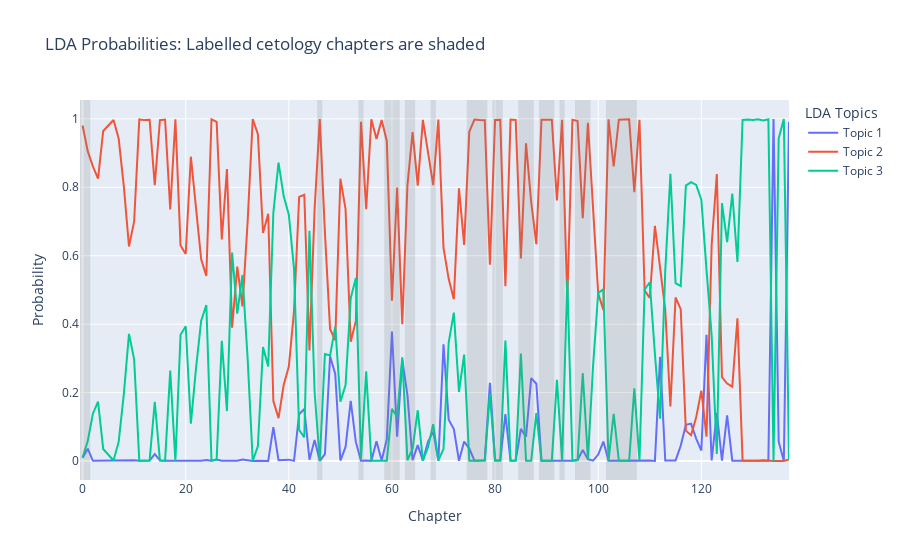

The code cell stored with this chart in its notebook:
### Code cell
import plotly.express as px
fig = px.line(ddf, x="chapter", y="value", color='variable', labels={
                     "chapter": "Chapter",
                     "value": "Probability",
                     "variable": "LDA Topics"
                 }, title = 'LDA Probabilities: Labelled cetology chapters are shaded')

for i, e in enumerate(labels): 
    if e=='ceto': 
        fig.add_vrect(x0=i-0.5, x1=i+0.5, line_width=0, fillcolor="grey", opacity=0.2)

fig.show()

### Figure 1 — Plotly figure (JSON) as saved in the notebook; plotly's stock layout.template omitted (floating-point values rounded to 4 significant figures; data arrays with more than 128 entries replaced by an {"elided": "..."} marker saying what was removed)
{"data": [{"hovertemplate": "LDA Topics=Topic 1<br>Chapter=%{x}<br>Probability=%{y}<extra></extra>", "legendgroup": "Topic 1", "line": {"color": "#636efa", "dash": "solid"}, "marker": {"symbol": "circle"}, "mode": "lines", "name": "Topic 1", "orientation": "v", "showlegend": true, "type": "scatter", "x": {"elided": "138 int values"}, "xaxis": "x", "y": {"elided": "138 float values"}, "yaxis": "y"}, {"hovertemplate": "LDA Topics=Topic 2<br>Chapter=%{x}<br>Probability=%{y}<extra></extra>", "legendgroup": "Topic 2", "line": {"color": "#EF553B", "dash": "solid"}, "marker": {"symbol": "circle"}, "mode": "lines", "name": "Topic 2", "orientation": "v", "showlegend": true, "type": "scatter", "x": {"elided": "138 int values"}, "xaxis": "x", "y": {"elided": "138 float values"}, "yaxis": "y"}, {"hovertemplate": "LDA Topics=Topic 3<br>Chapter=%{x}<br>Probability=%{y}<extra></extra>", "legendgroup": "Topic 3", "line": {"color": "#00cc96", "dash": "solid"}, "marker": {"symbol": "circle"}, "mode": "lines", "name": "Topic 3", "orientation": "v", "showlegend": true, "type": "scatter", "x": {"elided": "138 int values"}, "xaxis": "x", "y": {"elided": "138 float values"}, "yaxis": "y"}], "layout": {"legend": {"title": {"text": "LDA Topics"}, "tracegroupgap": 0}, "shapes": [{"fillcolor": "grey", "line": {"width": 0}, "opacity": 0.2, "type": "rect", "x0": -0.5, "x1": 0.5, "xref": "x", "y0": 0, "y1": 1, "yref": "y domain"}, {"fillcolor": "grey", "line": {"width": 0}, "opacity": 0.2, "type": "rect", "x0": 0.5, "x1": 1.5, "xref": "x", "y0": 0, "y1": 1, "yref": "y domain"}, {"fillcolor": "grey", "line": {"width": 0}, "opacity": 0.2, "type": "rect", "x0": 45.5, "x1": 46.5, "xref": "x", "y0": 0, "y1": 1, "yref": "y domain"}, {"fillcolor": "grey", "line": {"width": 0}, "opacity": 0.2, "type": "rect", "x0": 53.5, "x1": 54.5, "xref": "x", "y0": 0, "y1": 1, "yref": "y domain"}, {"fillcolor": "grey", "line": {"width": 0}, "opacity": 0.2, "type": "rect", "x0": 58.5, "x1": 59.5, "xref": "x", "y0": 0, "y1": 1, "yref": "y domain"}, {"fillcolor": "grey", "line": {"width": 0}, "opacity": 0.2, "type": "rect", "x0": 59.5, "x1": 60.5, "xref": "x", "y0": 0, "y1": 1, "yref": "y domain"}, {"fillcolor": "grey", "line": {"width": 0}, "opacity": 0.2, "type": "rect", "x0": 60.5, "x1": 61.5, "xref": "x", "y0": 0, "y1": 1, "yref": "y domain"}, {"fillcolor": "grey", "line": {"width": 0}, "opacity": 0.2, "type": "rect", "x0": 62.5, "x1": 63.5, "xref": "x", "y0": 0, "y1": 1, "yref": "y domain"}, {"fillcolor": "grey", "line": {"width": 0}, "opacity": 0.2, "type": "rect", "x0": 63.5, "x1": 64.5, "xref": "x", "y0": 0, "y1": 1, "yref": "y domain"}, {"fillcolor": "grey", "line": {"width": 0}, "opacity": 0.2, "type": "rect", "x0": 67.5, "x1": 68.5, "xref": "x", "y0": 0, "y1": 1, "yref": "y domain"}, {"fillcolor": "grey", "line": {"width": 0}, "opacity": 0.2, "type": "rect", "x0": 74.5, "x1": 75.5, "xref": "x", "y0": 0, "y1": 1, "yref": "y domain"}, {"fillcolor": "grey", "line": {"width": 0}, "opacity": 0.2, "type": "rect", "x0": 75.5, "x1": 76.5, "xref": "x", "y0": 0, "y1": 1, "yref": "y domain"}, {"fillcolor": "grey", "line": {"width": 0}, "opacity": 0.2, "type": "rect", "x0": 76.5, "x1": 77.5, "xref": "x", "y0": 0, "y1": 1, "yref": "y domain"}, {"fillcolor": "grey", "line": {"width": 0}, "opacity": 0.2, "type": "rect", "x0": 77.5, "x1": 78.5, "xref": "x", "y0": 0, "y1": 1, "yref": "y domain"}, {"fillcolor": "grey", "line": {"width": 0}, "opacity": 0.2, "type": "rect", "x0": 79.5, "x1": 80.5, "xref": "x", "y0": 0, "y1": 1, "yref": "y domain"}, {"fillcolor": "grey", "line": {"width": 0}, "opacity": 0.2, "type": "rect", "x0": 80.5, "x1": 81.5, "xref": "x", "y0": 0, "y1": 1, "yref": "y domain"}, {"fillcolor": "grey", "line": {"width": 0}, "opacity": 0.2, "type": "rect", "x0": 84.5, "x1": 85.5, "xref": "x", "y0": 0, "y1": 1, "yref": "y domain"}, {"fillcolor": "grey", "line": {"width": 0}, "opacity": 0.2, "type": "rect", "x0": 85.5, "x1": 86.5, "xref": "x", "y0": 0, "y1": 1, "yref": "y domain"}, {"fillcolor": "grey", "line": {"width": 0}, "opacity": 0.2, "type": "rect", "x0": 86.5, "x1": 87.5, "xref": "x", "y0": 0, "y1": 1, "yref": "y domain"}, {"fillcolor": "grey", "line": {"width": 0}, "opacity": 0.2, "type": "rect", "x0": 88.5, "x1": 89.5, "xref": "x", "y0": 0, "y1": 1, "yref": "y domain"}, {"fillcolor": "grey", "line": {"width": 0}, "opacity": 0.2, "type": "rect", "x0": 89.5, "x1": 90.5, "xref": "x", "y0": 0, "y1": 1, "yref": "y domain"}, {"fillcolor": "grey", "line": {"width": 0}, "opacity": 0.2, "type": "rect", "x0": 90.5, "x1": 91.5, "xref": "x", "y0": 0, "y1": 1, "yref": "y domain"}, {"fillcolor": "grey", "line": {"width": 0}, "opacity": 0.2, "type": "rect", "x0": 92.5, "x1": 93.5, "xref": "x", "y0": 0, "y1": 1, "yref": "y domain"}, {"fillcolor": "grey", "line": {"width": 0}, "opacity": 0.2, "type": "rect", "x0": 95.5, "x1": 96.5, "xref": "x", "y0": 0, "y1": 1, "yref": "y domain"}, {"fillcolor": "grey", "line": {"width": 0}, "opacity": 0.2, "type": "rect", "x0": 96.5, "x1": 97.5, "xref": "x", "y0": 0, "y1": 1, "yref": "y domain"}, {"fillcolor": "grey", "line": {"width": 0}, "opacity": 0.2, "type": "rect", "x0": 97.5, "x1": 98.5, "xref": "x", "y0": 0, "y1": 1, "yref": "y domain"}, {"fillcolor": "grey", "line": {"width": 0}, "opacity": 0.2, "type": "rect", "x0": 101.5, "x1": 102.5, "xref": "x", "y0": 0, "y1": 1, "yref": "y domain"}, {"fillcolor": "grey", "line": {"width": 0}, "opacity": 0.2, "type": "rect", "x0": 102.5, "x1": 103.5, "xref": "x", "y0": 0, "y1": 1, "yref": "y domain"}, {"fillcolor": "grey", "line": {"width": 0}, "opacity": 0.2, "type": "rect", "x0": 103.5, "x1": 104.5, "xref": "x", "y0": 0, "y1": 1, "yref": "y domain"}, {"fillcolor": "grey", "line": {"width": 0}, "opacity": 0.2, "type": "rect", "x0": 104.5, "x1": 105.5, "xref": "x", "y0": 0, "y1": 1, "yref": "y domain"}, {"fillcolor": "grey", "line": {"width": 0}, "opacity": 0.2, "type": "rect", "x0": 105.5, "x1": 106.5, "xref": "x", "y0": 0, "y1": 1, "yref": "y domain"}, {"fillcolor": "grey", "line": {"width": 0}, "opacity": 0.2, "type": "rect", "x0": 106.5, "x1": 107.5, "xref": "x", "y0": 0, "y1": 1, "yref": "y domain"}], "title": {"text": "LDA Probabilities: Labelled cetology chapters are shaded"}, "xaxis": {"anchor": "y", "domain": [0, 1], "title": {"text": "Chapter"}}, "yaxis": {"anchor": "x", "domain": [0, 1], "title": {"text": "Probability"}}}}
